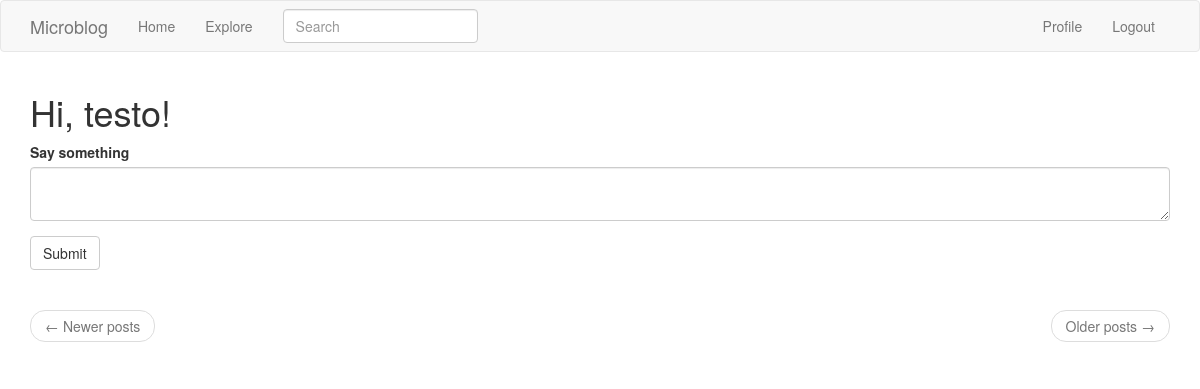
The app's page /index (signed in), older data.
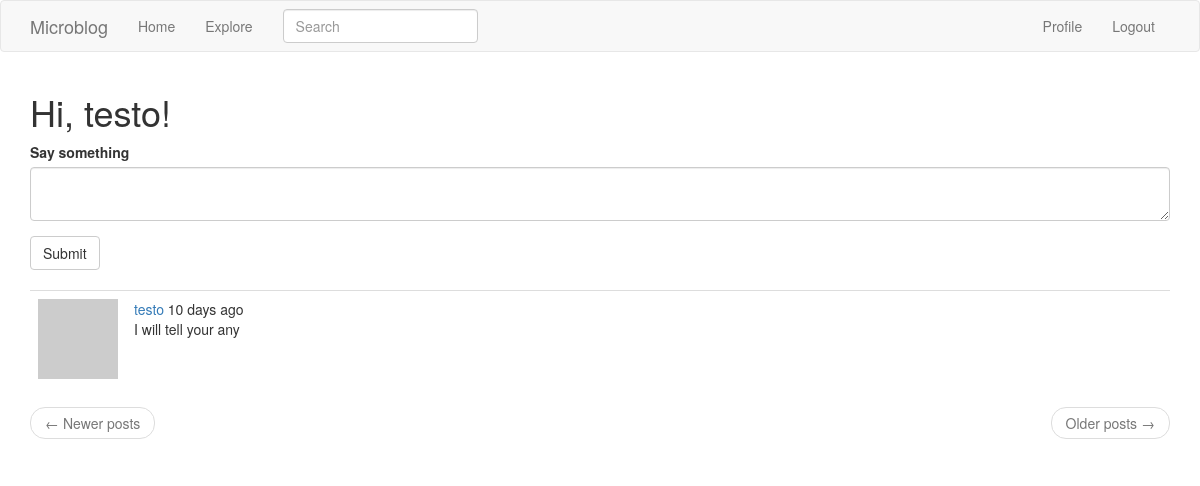
The same page, newer data.
### app/models.py (models this page shows, shortened)
class SearchableMixin(object):
    @classmethod
    def before_commit(cls, session):
        session._changes = {
            'add': list(session.new),
            'update': list(session.dirty),
            'delete': list(session.deleted)
        }
    @classmethod
    def after_commit(cls, session):
        for obj in session._changes['add']:
            if isinstance(obj, SearchableMixin):
                add_to_index(obj.__tablename__, obj)
        for obj in session._changes['update']:
            if isinstance(obj, SearchableMixin):
                add_to_index(obj.__tablename__, obj)
        for obj in session._changes['delete']:
            if isinstance(obj, SearchableMixin):
                remove_from_index(obj.__tablename__, obj)
        session._changes = None

class Post(SearchableMixin, db.Model):
    __searchable__ = ['body']
    id = db.Column(db.Integer, primary_key=True)
    body = db.Column(db.String(140))
    timestamp = db.Column(db.DateTime, index=True, default=datetime.utcnow)
    user_id = db.Column(db.Integer, db.ForeignKey('user.id'))
    language = db.Column(db.String(5))

class User(UserMixin, db.Model):
    id = db.Column(db.Integer, primary_key=True)
    username = db.Column(db.String(64), index=True, unique=True)
    email = db.Column(db.String(120), index=True, unique=True)
    password_hash = db.Column(db.String(128))
    posts = db.relationship('Post', backref='author', lazy='dynamic')
    about_me = db.Column(db.String(140))
    last_seen = db.Column(db.DateTime, default=datetime.utcnow)
    followed = db.relationship(
        'User', secondary=followers,
        primaryjoin=(followers.c.follower_id == id),
        secondaryjoin=(followers.c.followed_id == id),
        backref=db.backref('followers', lazy='dynamic'), lazy='dynamic')
    def avatar(self, size):
        digest = md5(self.email.lower().encode('utf-8')).hexdigest()
        return 'https://www.gravatar.com/avatar/{}?d=identicon&s={}'.format(
            digest, size)
    def followed_posts(self):
        followed = Post.query.join(
            followers, (followers.c.followed_id == Post.user_id)).filter(
                followers.c.follower_id == self.id)
        own = Post.query.filter_by(user_id=self.id)
        return followed.union(own).order_by(Post.timestamp.desc())

### app/main/routes.py (the view, shortened to what this page needs)
@bp.route('/', methods=['GET', 'POST'])
@bp.route('/index', methods=['GET', 'POST'])
@login_required
def index():
    form = PostForm()
    page = request.args.get('page', 1, type=int)
    posts = current_user.followed_posts().paginate(
        page, current_app.config['POSTS_PER_PAGE'], False)
    next_url = url_for('main.index', page=posts.next_num) \
        if posts.has_next else None
    prev_url = url_for('main.index', page=posts.prev_num) \
        if posts.has_prev else None
    return render_template("index.html", title='Home Page', form=form,
                           posts=posts.items, next_url=next_url,
                           prev_url=prev_url)

### app/main/forms.py
class SearchForm(FlaskForm):
    q = StringField('Search', validators=[DataRequired()])
    def __init__(self, *args, **kwargs):
        if 'formdata' not in kwargs:
            kwargs['formdata'] = request.args
        if 'csrf_enabled' not in kwargs:
            kwargs['csrf_enabled'] = False
        super(SearchForm, self).__init__(*args, **kwargs)

class PostForm(FlaskForm):
    post = TextAreaField('Say something', validators=[
        DataRequired(), Length(min=1, max=140)])
    submit = SubmitField('Submit')

### app/main/routes.py (called while the page is built)
@bp.before_app_request
def before_request():
    if current_user.is_authenticated:
        current_user.last_seen = datetime.utcnow()
        db.session.commit()
        g.search_form = SearchForm()
    g.locale = str(get_locale())

### app/models.py (called while the page is built)
@login.user_loader
def load_user(id):
    return User.query.get(int(id))

### app/templates/index.html
{% extends "base.html" %}
{% import 'bootstrap/wtf.html' as wtf %}
{% block app_content %}
    <h1>Hi, {{ current_user.username }}!</h1>
    {% if form %}
    {{ wtf.quick_form(form) }}
    <br>
    {% endif %}
    {% for post in posts %}
        {% include '_post.html' %}
    {% endfor %}
    <nav aria-label="...">
        <ul class="pager">
            <li class="previous{% if not prev_url %} disabled{% endif %}">
                <a href="{{ prev_url or '#' }}">
                    <span aria-hidden="true">&larr;</span> Newer posts
                </a>
            </li>
            <li class="next{% if not next_url %} disabled{% endif %}">
                <a href="{{ next_url or '#' }}">
                    Older posts <span aria-hidden="true">&rarr;</span>
                </a>
            </li>
        </ul>
    </nav>
{% endblock %}

### app/templates/_post.html (shortened to what this page needs)
<table class="table table-hover">
    <tr>
        <td width="70px">
            <a href="{{ url_for('main.user', username=post.author.username) }}">
                <img src="{{ post.author.avatar(70) }}" />
            </a>
        </td>
        <td>
            <a href="{{ url_for('main.user', username=post.author.username) }}">
                {{ post.author.username }}
            </a> {{ moment(post.timestamp).fromNow() }}
            <br>
            <span id="post{{ post.id }}">{{ post.body }}</span>
        </td>
    </tr>
</table>

Row changes from the older to the newer data that the page shows:
added Post: author.username "testo", timestamp "10 days ago", body "I will tell your any"
